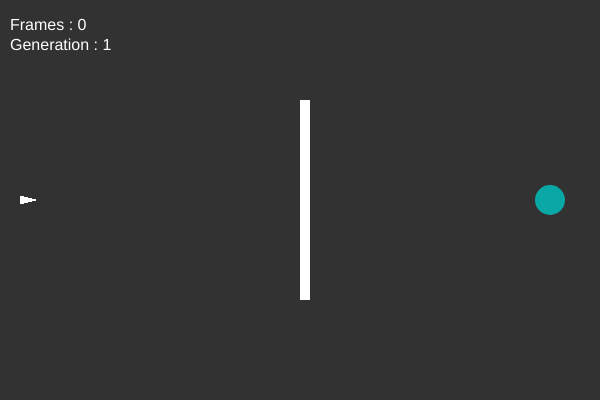
Frame 1 (no input)
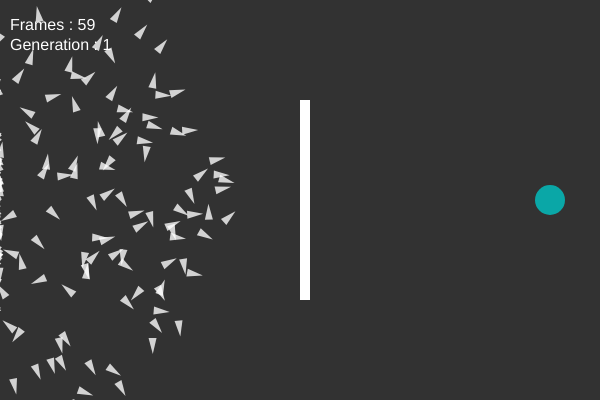
Frame 60 (no input)
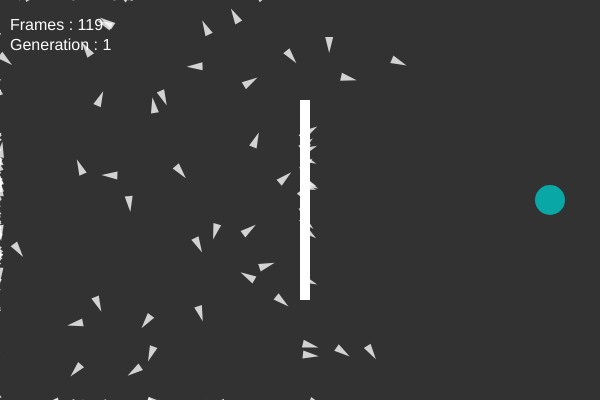
Frame 120 (the mouse pressed at the canvas centre since frame 60)

The p5.js sketch that drew these frames (run headless with seeded random() and noise() and a simulated clock; from frame 60 on, the mouse is pressed at the canvas centre):

// p5.js sketch
// ── sketch.js
var popSize=200;
var lifeSpan=300;
var mutationRate=0.01;

var organisms=[];
var target;
var obstacle;

var count=0;
var generations=1;

var startX;
var startY;

function setup() {
	createCanvas(600,400);
    startX=20;
    startY=height/2;
    for (var i=0;i<popSize;i++) {
        organisms[i]=new Organism();
    }
    target=new Target(width-50,height/2);
    obstacle=new Obstacle(width/2,height/2-100,10,height/2);
}

function draw() {
    background(50);
    target.show();
    obstacle.show();
    for (var i=0;i<popSize;i++) {
        organisms[i].show();
        organisms[i].move();
        organisms[i].calcFitness();
    }
    if (count>=lifeSpan) {
        // new Generation
        count=0;
        normalizeFitness();
        newGeneration();
        generations++;
    }
    textSize(16);
    fill(255);;
    text("Frames : "+count, 10, 30);
    text("Generation : "+generations,10,50);
    count++;
}

function normalizeFitness() {
    var sum=0;
    for (var i=0;i<popSize;i++) {
        sum+=organisms[i].fitness;
    }
    for (var i=0;i<popSize;i++) {
        organisms[i].fitness/=sum;
    }
}

function selection() {
    var index=0;
    var r=random(1);
    for (var i=0;i<popSize;i++) {
        if (r<organisms[i].fitness) {
            index=i;
            break;
        }
        r-=organisms[i].fitness;
    }
    return index;
}

function newGeneration() {
    var newPop=[];
    for (var i=0;i<popSize;i++) {
        var parentA=organisms[selection()];
        var parentB=organisms[selection()];
        var child=parentA.crossOver(parentB);
        newPop[i]=child;
    }
    organisms=newPop;
}
// ── dna.js
function DNA(gene) {
    this.genes=[];
    if (gene) {
        this.genes=gene;
    }
    else {
        for (var i=0;i<lifeSpan;i++) {
            this.genes[i]=p5.Vector.random2D();
        }
    }
    
    this.crossOver=function(other) {
        var newgenes=[];
        var mid=floor(random(this.genes.length));
        for (var i=0;i<this.genes.length;i++) {
            if (i<mid)
                newgenes[i]=this.genes[i];
            else
                newgenes[i]=other.genes[i];
        }
        return newgenes;
    }
    this.mutate=function() {
        for (var i=0;i<this.genes.length;i++) {
            if (random(1)<mutationRate) {
                this.genes[i]=p5.Vector.random2D();
            }
        }
    }
}
// ── obstacle.js
function Obstacle(a,b,c,d) {
    this.x=a;
    this.y=b;
    this.w=c;
    this.h=d;
    this.show=function() {
        fill(255);
        rect(this.x,this.y,this.w,this.h);
    }
}
// ── organism.js

function Organism(dna) {
    this.pos=createVector(startX,startY);
    this.speed=createVector(0,0);
    this.acc=createVector(0,0);
    this.maxSpeed=5;
    this.len=4;
    this.angle=0;
    this.dna;
    if (dna)
        this.dna=new DNA(dna);
    else
        this.dna=new DNA();
    this.fitness=0;
    this.completed=false;
    this.show = function() {
        fill(255,200);
        noStroke();
        beginShape();
        vertex(this.pos.x-this.len*sin(this.angle),this.pos.y-this.len*cos(this.angle));
        vertex(this.pos.x+this.len*4*cos(this.angle),this.pos.y-this.len*4*sin(this.angle));
        vertex(this.pos.x+this.len*sin(this.angle),this.pos.y+this.len*cos(this.angle));
        endShape();
    }
    this.move = function() {
        if (!(this.pos.x<0||this.pos.x>width||this.pos.y<0||this.pos.y>height)&&!this.completed) {
            this.pos.add(this.speed);
            this.speed.add(this.acc);
            this.speed.limit(this.maxSpeed);
            this.angle=-this.speed.heading();
            this.acc=this.dna.genes[count];
        }
    }
    this.calcFitness = function() {
        
        var d=dist(this.pos.x,this.pos.y,target.x,target.y);
        var f=1;
        var t=1;
        if (this.pos.x>obstacle.x&&this.pos.x<obstacle.x+obstacle.w&&this.pos.y>obstacle.y&&this.pos.y<obstacle.y+obstacle.h) {
            f=0.1;
            this.completed=true;
        }
        if (d<target.r&&!this.completed) {
            f=10;
            this.completed=true;
            t=map(count,0,lifeSpan,10,1);
        }
        d=map(d,0,width,1,0);
        if (d>this.fitness)
            this.fitness=d*f*t;
    }
    this.crossOver = function(other) {
        var childgene=this.dna.crossOver(other.dna);
        var child=new Organism(childgene);
        child.dna.mutate();
        return child;
    }
}
// ── target.js
function Target(x,y) {
    this.x=x;
    this.y=y;
    this.r=15;
    this.show=function() {
        fill(0,200,200,200);
        noStroke();
        ellipse(this.x,this.y,this.r*2,this.r*2);
    }
}
